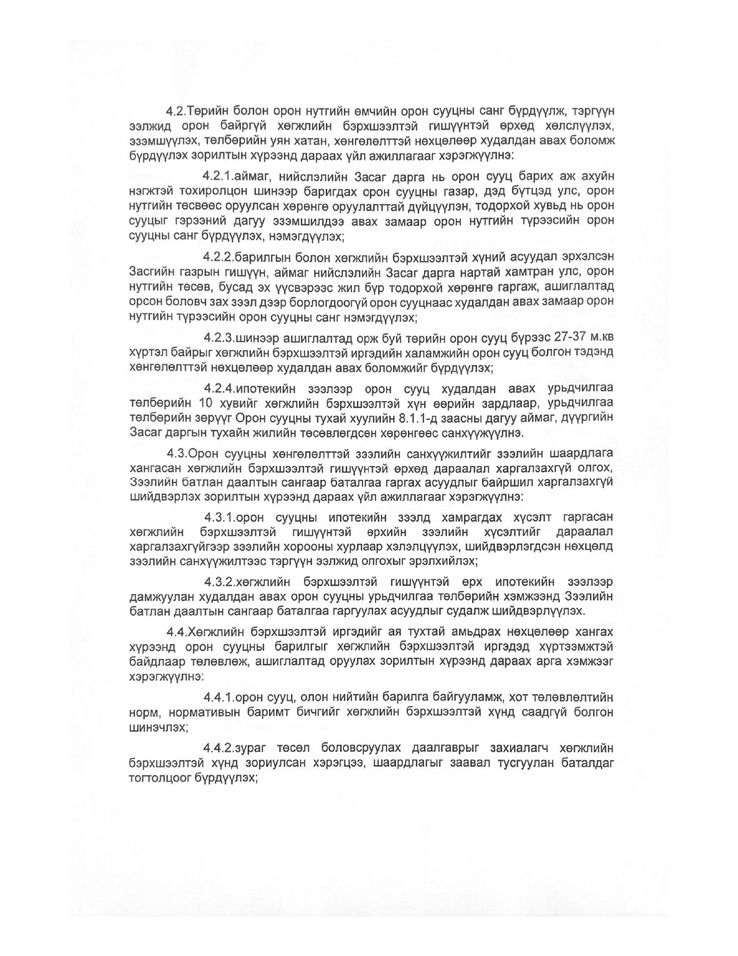
#> input picture test_imgs/img_001.jpg, 738 x 956 px, shrunk from 1275 x 1650 before the run
$ python -i contour_detection.py   (imports and definitions only)
#> lines starting #> are read from the running program, lines starting #| are printed output that depends on the picture; after the words box and inside, x2 and y2 are one past the last pixel; in counts of white or black regions, pixels touching at a corner belong together
### script/preprocess.py
import cv2

def apply_preprocess(img_path):
#> called with img_path = '../test_imgs/img_001.jpg'
    image = cv2.imread(img_path)
#> image is the input picture: shape (956, 738, 3); min 3, max 255, mean 239.7
    gray = cv2.cvtColor(image,cv2.COLOR_BGR2GRAY)
    return gray

### script/contour_detection.py
import cv2
from preprocess import apply_preprocess
import numpy as np

def get_contour_precedence(contour, cols):
    tolerance_factor = 61
    origin = cv2.boundingRect(contour)
    return ((origin[1] // tolerance_factor) * tolerance_factor) * cols + origin[0]

def sort_contours_by_y(contours):
    bounding_boxes = [cv2.boundingRect(c) for c in contours]
    sorted_indices = sorted(range(len(bounding_boxes)), key=lambda k: bounding_boxes[k][1])

    return [contours[i] for i in sorted_indices]

def detect_cntr(img_path):
    image = apply_preprocess(img_path)

    ret,thresh = cv2.threshold(image,127,255,cv2.THRESH_BINARY_INV)
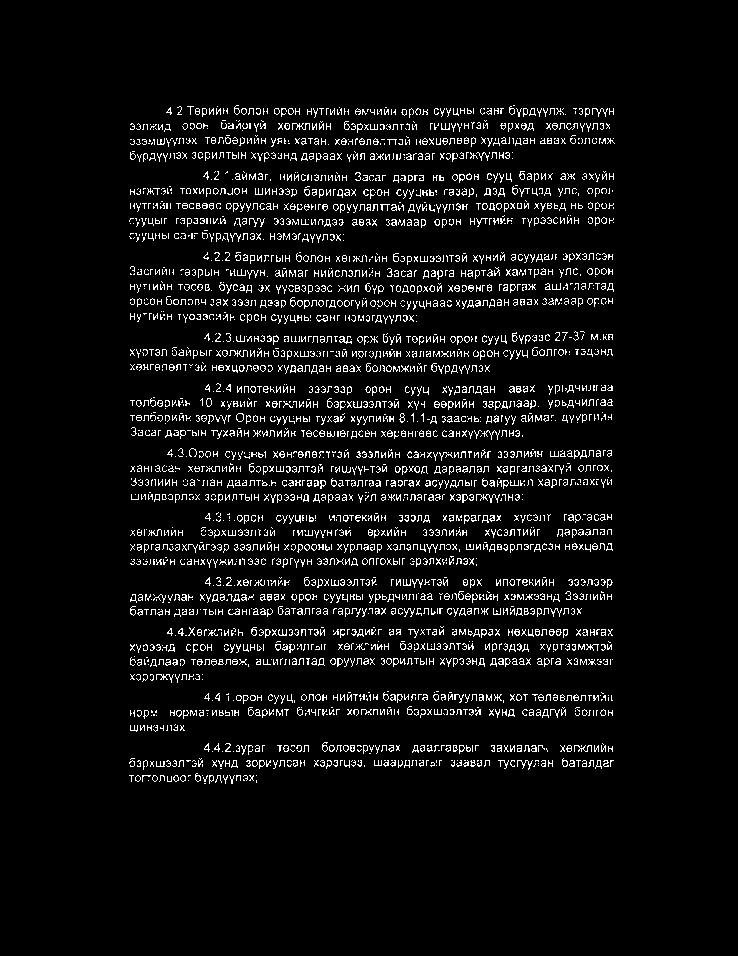
#> thresh: shape (956, 738); 5.7% white in thin lines or dots, all inside (x1, y1, x2, y2) = (129, 105, 615, 784)

    kernel = np.ones((5,100), np.uint8)
    img_dilation = cv2.dilate(thresh, kernel, iterations=1)
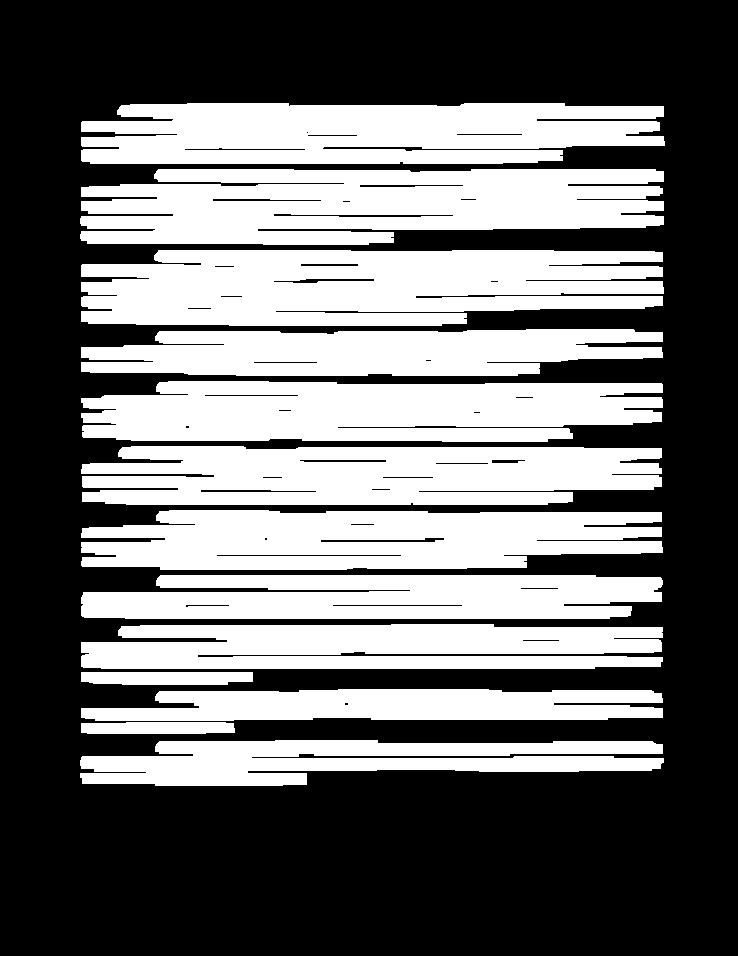
#> img_dilation: shape (956, 738); 42.2% white; 13 white regions

    contours, h = cv2.findContours(img_dilation.copy(), cv2.RETR_EXTERNAL, cv2.CHAIN_APPROX_SIMPLE)
#> contours = 13 contours; largest, box (x1, y1, x2, y2) and area: (81, 250, 664, 326) 36378, (80, 169, 664, 245) 35083, (81, 103, 665, 164) 29614, (81, 381, 663, 442) 29350, (81, 446, 662, 505) 29188; h = 13 rows, first 6: [1, -1, -1, -1], [2, 0, -1, -1], [3, 1, -1, -1], [4, 2, -1, -1], [5, 3, -1, -1], [6, 4, -1, -1]


    image_area = image.shape[0] * image.shape[1]
#> image_area = 705528
    largest_contour = max(contours, key=cv2.contourArea)
#> largest_contour = contour of 134 points, box (x1, y1, x2, y2) (81, 250, 664, 326), area 36378
    x, y, w, h = cv2.boundingRect(largest_contour)
#> x = 81; y = 250; w = 583; h = 76
    largest_contour_area = w * h
#> largest_contour_area = 44308
    threshold_area = 0.95 * image_area
#> threshold_area = 670251.6
    if largest_contour_area >= threshold_area:
        contours = tuple(x for x in contours if x is not largest_contour)

    min_area = 1000
    contours_sorted = sort_contours_by_y(contours)
#> in sort_contours_by_y, `bounding_boxes = [cv2.boundingRect(c) for c in contours]`: bounding_boxes = [(80, 740, 584, 46), (81, 722, 154, 12), (81, 689, 582, 32), (81, 672, 172, 13), (81, 624, 582, 45), (81, 575, 582, 44), (81, 510, 582, 60), (81, 446, 581, 59), (81, 381, 582, 61), (81, 329, 582, 47), (81, 250, 583, 76), (80, 169, 584, 76), (81, 103, 584, 61)]
#> in sort_contours_by_y, `sorted_indices = sorted(range(len(bounding_boxes)), key=lambda k: boun..`: sorted_indices = [12, 11, 10, 9, 8, 7, 6, 5, 4, 3, 2, 1, 0]
#> contours_sorted has the same summary as contours

    filtered_contours = [contour for contour in contours_sorted if min_area <= cv2.contourArea(contour)]
#> filtered_contours has the same summary as contours

    cropped_images = []
    for i, ctr in enumerate(filtered_contours):
        x, y, w, h = cv2.boundingRect(ctr)
        cropped_img = image[y:y+h, x:x+w]
        cropped_images.append(cropped_img)
#> this loop made 13 passes
#> pass 1, in detect_cntr, `cropped_img = image[y:y+h, x:x+w]`:
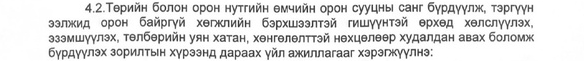
#> cropped_img: shape (61, 584); min 31, max 255, mean 224.2
#> pass 2, in detect_cntr, `cropped_img = image[y:y+h, x:x+w]`:
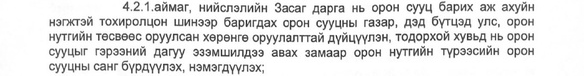
#> cropped_img: shape (76, 584); min 33, max 255, mean 226.8
#> pass 3, in detect_cntr, `cropped_img = image[y:y+h, x:x+w]`:
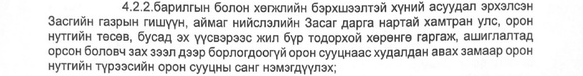
#> cropped_img: shape (76, 583); min 21, max 255, mean 224.8
#> after the loop, cropped_images = 13 items
    return cropped_images

>>> result = detect_cntr('../test_imgs/img_001.jpg')
#> result = 13 items
